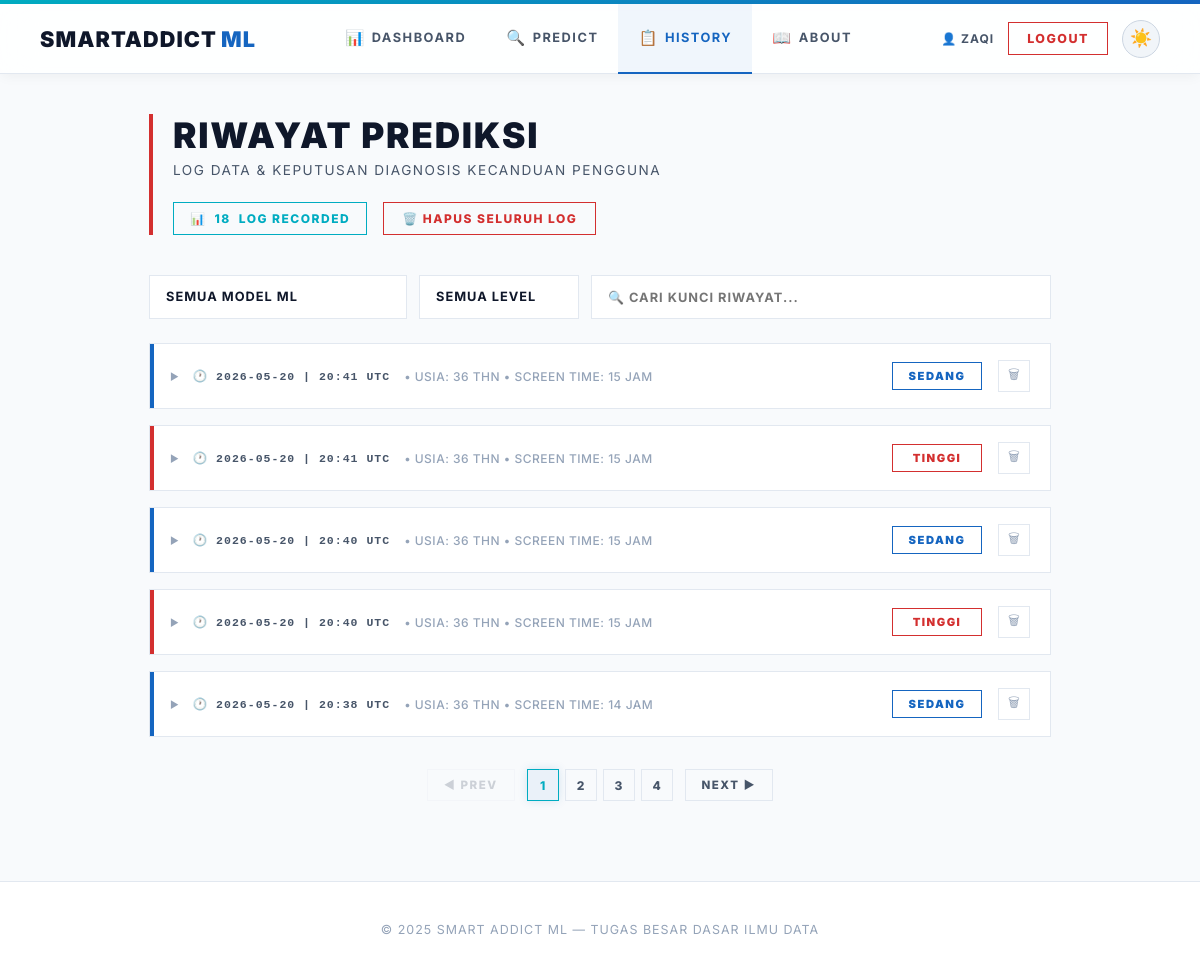
The app's page /history (signed in) with its own data.
### app.py (models this page shows, shortened)
class User(UserMixin, db.Model):
    id = db.Column(db.Integer, primary_key=True)
    username = db.Column(db.String(80), unique=True, nullable=False)
    password_hash = db.Column(db.String(200), nullable=False)
    role = db.Column(db.String(10), default='user')  # 'user' or 'admin'
    created_at = db.Column(db.DateTime, default=datetime.utcnow)
    predictions = db.relationship('Prediction', backref='user', lazy=True)
    @property
    def is_admin(self):
        return self.role == 'admin'

class Prediction(db.Model):
    id = db.Column(db.Integer, primary_key=True)
    user_id = db.Column(db.Integer, db.ForeignKey('user.id'), nullable=False)
    model_name = db.Column(db.String(50), nullable=False)
    input_values = db.Column(db.Text, nullable=False)  # JSON string
    result = db.Column(db.String(20), nullable=False)
    prediction_raw = db.Column(db.Integer, nullable=False)
    timestamp = db.Column(db.DateTime, default=datetime.utcnow)
    @property
    def input_list(self):
        return json.loads(self.input_values)

### app.py (the view)
@app.route("/history")
@login_required
def history_page():
    user_preds = Prediction.query.filter_by(user_id=current_user.id).order_by(Prediction.timestamp.desc()).all()
    return render_template("history.html", predictions=user_preds, active_page='history')

### app.py (called while the page is built)
@app.after_request
def add_no_cache(response):
    response.headers['Cache-Control'] = 'no-store, no-cache, must-revalidate, max-age=0'
    response.headers['Pragma'] = 'no-cache'
    response.headers['Expires'] = '0'
    return response

@login_manager.user_loader
def load_user(user_id):
    return User.query.get(int(user_id))

### templates/history.html (shortened to what this page needs)
{% extends "base.html" %}
{% block content %}
<main class="content">
    <div class="page-header">
        <h1>RIWAYAT PREDIKSI</h1>
        <p>LOG DATA & KEPUTUSAN DIAGNOSIS KECANDUAN PENGGUNA</p>
        {% if predictions %}
        <div class="header-actions">
            <div class="count-badge">📊 <span id="visibleCount">{{ predictions|length }}</span> LOG RECORDED</div>
            <form method="post" action="{{ url_for('clear_my_history') }}" style="display:inline" onsubmit="return confirm('APAKAH ANDA YAKIN INGIN MENGHAPUS SELURUH LOG RIWAYAT?')">
                <button type="submit" class="btn-danger">🗑️ HAPUS SELURUH LOG</button>
            </form>
        </div>
        {% endif %}
    </div>
    {% if predictions %}
    <div class="filter-bar">
        <select id="filterModel" onchange="applyFilters()">
            <option value="">SEMUA MODEL ML</option>
        </select>
        <select id="filterLevel" onchange="applyFilters()">
            <option value="">SEMUA LEVEL</option>
        </select>
        <input type="text" id="filterSearch" placeholder="🔍 CARI KUNCI RIWAYAT..." oninput="applyFilters()">
    </div>
    <div class="history-list" id="historyList">
        {% for entry in predictions %}
        {% set level_class = 'level-rendah' if entry.result == 'Rendah' else ('level-sedang' if entry.result == 'Sedang' else 'level-tinggi') %}
        {% set inputs = entry.input_list %}
        <div class="history-card {{ level_class }}" style="animation-delay: {{ loop.index0 * 0.05 }}s" data-model="{{ entry.model_name }}" data-level="{{ entry.result }}" data-text="{{ entry.model_name }} {{ entry.result }} {{ entry.timestamp }}">
            <div class="history-main-row" onclick="toggleCard(this.closest('.history-card'))">
                <div class="toggle-area">
                    <span class="expand-icon">▶</span>
                    <span class="history-timestamp">🕐 {{ entry.timestamp.strftime('%Y-%m-%d | %H:%M UTC') }}</span>
                    {% set is_new = inputs|length >= 10 %}
                    <span class="history-summary-text">
                        {% if is_new %}
                            • Usia: {{ inputs[0] | round | int }} thn • Screen Time: {{ inputs[2] | round | int }} jam
                        {% else %}
                            • Data: {{ inputs | length }} fitur
                        {% endif %}
                    </span>
                </div>
                <div class="result-badge {{ level_class }}">{{ entry.result }}</div>
                <form method="post" action="{{ url_for('delete_prediction', pred_id=entry.id) }}" onsubmit="return confirm('HAPUS LOG DIAGNOSIS INI?')" onclick="event.stopPropagation()">
                    <button type="submit" class="delete-btn" title="Hapus Log">🗑</button>
                </form>
            </div>
        </div>
        {% endfor %}
    </div>
    <div class="pagination-container" id="paginationContainer">
        <button class="pager-btn" id="prevBtn" onclick="changePage(-1)">◀ PREV</button>
        <div class="page-numbers" id="pageNumbers"></div>
        <button class="pager-btn" id="nextBtn" onclick="changePage(1)">NEXT ▶</button>
    </div>
    {% endif %}
</main>
{% endblock %}

### templates/base.html (shortened to what this page needs)
<!doctype html>
<html lang="id" data-theme="light">
<head>
</head>
<body>
    <div class="navbar-wrap">
        <nav class="navbar">
            <a href="{{ url_for('dashboard') }}" class="logo" style="text-decoration:none">SmartAddict<span style="color:var(--m-blue-dark); font-weight: 900; margin-left: 4px;">ML</span></a>
            <div class="nav-center">
                {% if current_user.is_authenticated and current_user.is_admin %}
                <a href="{{ url_for('admin_dashboard') }}" {% if active_page == 'admin_dashboard' %}class="active"{% endif %}><span class="nav-icon">🛡️</span>Admin</a>
                <a href="{{ url_for('admin_history') }}" {% if active_page == 'admin_history' %}class="active"{% endif %}><span class="nav-icon">📋</span>History</a>
                <a href="{{ url_for('admin_users') }}" {% if active_page == 'admin_users' %}class="active"{% endif %}><span class="nav-icon">👥</span>Users</a>
                <a href="{{ url_for('about') }}" {% if active_page == 'about' %}class="active"{% endif %}><span class="nav-icon">📖</span>About</a>
                {% elif current_user.is_authenticated %}
                <a href="{{ url_for('dashboard') }}" {% if active_page == 'dashboard' %}class="active"{% endif %}><span class="nav-icon">📊</span>Dashboard</a>
                <a href="{{ url_for('predict') }}" {% if active_page == 'predict' %}class="active"{% endif %}><span class="nav-icon">🔍</span>Predict</a>
                <a href="{{ url_for('history_page') }}" {% if active_page == 'history' %}class="active"{% endif %}><span class="nav-icon">📋</span>History</a>
                <a href="{{ url_for('about') }}" {% if active_page == 'about' %}class="active"{% endif %}><span class="nav-icon">📖</span>About</a>
                {% else %}
                <a href="{{ url_for('dashboard') }}" {% if active_page == 'dashboard' %}class="active"{% endif %}><span class="nav-icon">📊</span>Dashboard</a>
                <a href="{{ url_for('about') }}" {% if active_page == 'about' %}class="active"{% endif %}><span class="nav-icon">📖</span>About</a>
                {% endif %}
            </div>
            <div class="nav-actions">
                {% if current_user.is_authenticated %}
                <span style="font-size:0.75rem;color:var(--text-secondary);font-weight:700;text-transform:uppercase;letter-spacing:1px">👤 {{ current_user.username }}</span>
                <a href="{{ url_for('logout') }}" class="btn-nav-logout">Logout</a>
                {% else %}
                <a href="{{ url_for('login') }}" class="btn-nav-login">Login</a>
                {% endif %}
                <button class="theme-toggle" id="themeToggle" onclick="toggleTheme()" title="Toggle tema">
                    <span id="themeIcon">🌙</span>
                </button>
            </div>
        </nav>
    </div>
    <div class="nav-spacer"></div>
    {% block content %}{% endblock %}
    {% block footer %}
    <footer class="footer">
        <p>© 2025 Smart Addict ML — Tugas Besar Dasar Ilmu Data</p>
    </footer>
    {% endblock %}
</body>
</html>

### templates/base.html (style rules this page uses)
*, *::before, *::after { box-sizing: border-box; margin: 0; padding: 0; }
:root, [data-theme="dark"] { --bg-primary: #050505; --bg-card: #0c0c0c; --bg-input: #121212; --border-card: #1f1f1f; --border-input: #292929; --text-primary: #ffffff; --text-secondary: #b3b3b3; --text-muted: #666666; --navbar-bg: rgba(5, 5, 5, 0.85); --navbar-border: #1f1f1f; --navbar-shadow: none; --m-blue-light: #00bcd4; --m-blue-dark: #1c69d4; --m-red: #e22718; --accent-cyan: #00bcd4; --accent-blue: #1c69d4; --accent-purple: #9c27b0; --accent-emerald: #34d399; --accent-rose: #e22718; --accent-amber: #fbbf24; --nav-active-bg: rgba(255, 255, 255, 0.05); --nav-active-glow: none; --card-shadow: 0 10px 30px rgba(0, 0, 0, 0.5); --text-logo-dark: #ffffff; }
[data-theme="light"] { --bg-primary: #f8fafc; --bg-card: #ffffff; --bg-input: #f1f5f9; --border-card: #e2e8f0; --border-input: #cbd5e1; --text-primary: #0f172a; --text-secondary: #475569; --text-muted: #94a3b8; --navbar-bg: rgba(255, 255, 255, 0.85); --navbar-border: #e2e8f0; --navbar-shadow: 0 4px 12px -2px rgba(0, 0, 0, 0.05); --m-blue-light: #00acc1; --m-blue-dark: #1565c0; --m-red: #d32f2f; --accent-cyan: #00acc1; --accent-blue: #1565c0; --accent-purple: #7b1fa2; --accent-emerald: #2e7d32; --accent-rose: #c2185b; --accent-amber: #f57c00; --nav-active-bg: rgba(21, 101, 192, 0.06); --nav-active-glow: none; --card-shadow: 0 10px 30px rgba(15, 23, 42, 0.06), 0 4px 10px rgba(15, 23, 42, 0.03); --text-logo-dark: #0f172a; }
body { font-family: 'Inter', system-ui, -apple-system, sans-serif; background: var(--bg-primary); color: var(--text-primary); min-height: 100vh; overflow-x: hidden; }
.navbar-wrap { position: fixed; top: 0; left: 0; right: 0; z-index: 50; width: 100%; }
.navbar { background: var(--navbar-bg); border-bottom: 1px solid var(--navbar-border); backdrop-filter: blur(16px); -webkit-backdrop-filter: blur(16px); box-shadow: var(--navbar-shadow); padding: 0 40px; height: 70px; display: flex; align-items: center; justify-content: space-between; }
.nav-spacer { height: 74px; }
.logo { font-family: 'Inter', sans-serif; font-size: 1.35rem; font-weight: 900; letter-spacing: 0.05em; text-transform: uppercase; color: var(--text-logo-dark); white-space: nowrap; user-select: none; }
.nav-center { display: flex; align-items: center; height: 100%; }
.nav-center a { padding: 0 20px; font-size: 0.8rem; font-weight: 700; color: var(--text-secondary); text-decoration: none; text-transform: uppercase; letter-spacing: 1.5px; height: 70px; display: inline-flex; align-items: center; transition: all 0.2s ease; border-bottom: 2px solid transparent; }
.nav-center a.active { color: var(--m-blue-dark); background: var(--nav-active-bg); border-bottom: 2px solid var(--m-blue-dark); }
.nav-center a .nav-icon { margin-right: 6px; font-size: 0.95rem; }
.nav-actions { display: flex; align-items: center; gap: 14px; }
.theme-toggle { display: inline-flex !important; align-items: center; justify-content: center; width: 38px; height: 38px; border-radius: 50%; background: var(--bg-input); border: 1px solid var(--border-input); color: var(--text-primary); cursor: pointer; transition: all 0.3s cubic-bezier(0.4, 0, 0.2, 1); outline: none; font-size: 1.1rem; }
.btn-nav-logout { text-decoration: none; padding: 8px 18px; border-radius: 0px; font-size: 0.78rem; font-weight: 800; text-transform: uppercase; letter-spacing: 1.5px; background: transparent; color: var(--m-red); border: 1px solid var(--m-red); transition: all 0.2s ease; }
.footer { text-align: center; padding: 40px 24px; font-size: 0.78rem; color: var(--text-muted); border-top: 1px solid var(--border-card); position: relative; z-index: 1; background: var(--bg-card); text-transform: uppercase; letter-spacing: 1px; }

### records on screen
User: username "ZAQI"
Prediction: timestamp "2026-05-20 | 20:41 UTC", inputs "36", inputs "15", result "SEDANG"
Prediction: timestamp "2026-05-20 | 20:41 UTC", inputs "36", inputs "15", result "TINGGI"
Prediction: timestamp "2026-05-20 | 20:40 UTC", inputs "36", inputs "15", result "SEDANG"
Prediction: timestamp "2026-05-20 | 20:40 UTC", inputs "36", inputs "15", result "TINGGI"
Prediction: timestamp "2026-05-20 | 20:38 UTC", inputs "36", inputs "14", result "SEDANG"

### other values on screen
{{ predictions|length }} "18"
